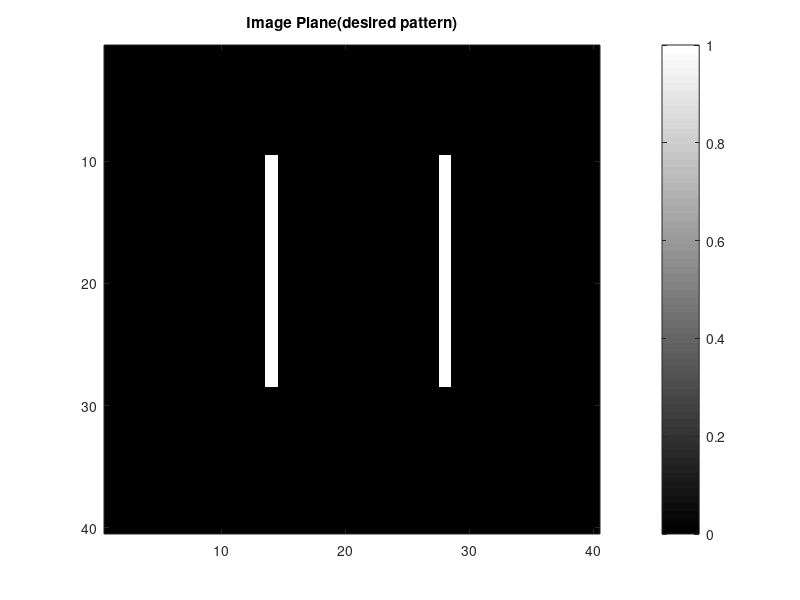

The MATLAB script that drew this image: (Note: this script raises an error after producing the figure.)
clc;
clear all;
close all;

% Data of Amplitude on the Image Plane

global lambda k AmpImage N M dW z;

% Data of Amplitude on the Image Plane
%40 by 40 lasers
AmpImage = [0 0 0 0 0 0 0 0 0 0 0 0 0 0 0 0 0 0 0 0 0 0 0 0 0 0 0 0 0 0 0 0 0 0 0 0 0 0 0 0
        0 0 0 0 0 0 0 0 0 0 0 0 0 0 0 0 0 0 0 0 0 0 0 0 0 0 0 0 0 0 0 0 0 0 0 0 0 0 0 0
        0 0 0 0 0 0 0 0 0 0 0 0 0 0 0 0 0 0 0 0 0 0 0 0 0 0 0 0 0 0 0 0 0 0 0 0 0 0 0 0
        0 0 0 0 0 0 0 0 0 0 0 0 0 0 0 0 0 0 0 0 0 0 0 0 0 0 0 0 0 0 0 0 0 0 0 0 0 0 0 0
        0 0 0 0 0 0 0 0 0 0 0 0 0 0 0 0 0 0 0 0 0 0 0 0 0 0 0 0 0 0 0 0 0 0 0 0 0 0 0 0
        0 0 0 0 0 0 0 0 0 0 0 0 0 0 0 0 0 0 0 0 0 0 0 0 0 0 0 0 0 0 0 0 0 0 0 0 0 0 0 0
        0 0 0 0 0 0 0 0 0 0 0 0 0 0 0 0 0 0 0 0 0 0 0 0 0 0 0 0 0 0 0 0 0 0 0 0 0 0 0 0
        0 0 0 0 0 0 0 0 0 0 0 0 0 0 0 0 0 0 0 0 0 0 0 0 0 0 0 0 0 0 0 0 0 0 0 0 0 0 0 0
        0 0 0 0 0 0 0 0 0 0 0 0 0 0 0 0 0 0 0 0 0 0 0 0 0 0 0 0 0 0 0 0 0 0 0 0 0 0 0 0
        0 0 0 0 0 0 0 0 0 0 0 0 0 1 0 0 0 0 0 0 0 0 0 0 0 0 0 1 0 0 0 0 0 0 0 0 0 0 0 0
        0 0 0 0 0 0 0 0 0 0 0 0 0 1 0 0 0 0 0 0 0 0 0 0 0 0 0 1 0 0 0 0 0 0 0 0 0 0 0 0
        0 0 0 0 0 0 0 0 0 0 0 0 0 1 0 0 0 0 0 0 0 0 0 0 0 0 0 1 0 0 0 0 0 0 0 0 0 0 0 0
        0 0 0 0 0 0 0 0 0 0 0 0 0 1 0 0 0 0 0 0 0 0 0 0 0 0 0 1 0 0 0 0 0 0 0 0 0 0 0 0
        0 0 0 0 0 0 0 0 0 0 0 0 0 1 0 0 0 0 0 0 0 0 0 0 0 0 0 1 0 0 0 0 0 0 0 0 0 0 0 0
        0 0 0 0 0 0 0 0 0 0 0 0 0 1 0 0 0 0 0 0 0 0 0 0 0 0 0 1 0 0 0 0 0 0 0 0 0 0 0 0
        0 0 0 0 0 0 0 0 0 0 0 0 0 1 0 0 0 0 0 0 0 0 0 0 0 0 0 1 0 0 0 0 0 0 0 0 0 0 0 0
        0 0 0 0 0 0 0 0 0 0 0 0 0 1 0 0 0 0 0 0 0 0 0 0 0 0 0 1 0 0 0 0 0 0 0 0 0 0 0 0
        0 0 0 0 0 0 0 0 0 0 0 0 0 1 0 0 0 0 0 0 0 0 0 0 0 0 0 1 0 0 0 0 0 0 0 0 0 0 0 0
        0 0 0 0 0 0 0 0 0 0 0 0 0 1 0 0 0 0 0 0 0 0 0 0 0 0 0 1 0 0 0 0 0 0 0 0 0 0 0 0
        0 0 0 0 0 0 0 0 0 0 0 0 0 1 0 0 0 0 0 0 0 0 0 0 0 0 0 1 0 0 0 0 0 0 0 0 0 0 0 0
        0 0 0 0 0 0 0 0 0 0 0 0 0 1 0 0 0 0 0 0 0 0 0 0 0 0 0 1 0 0 0 0 0 0 0 0 0 0 0 0
        0 0 0 0 0 0 0 0 0 0 0 0 0 1 0 0 0 0 0 0 0 0 0 0 0 0 0 1 0 0 0 0 0 0 0 0 0 0 0 0
        0 0 0 0 0 0 0 0 0 0 0 0 0 1 0 0 0 0 0 0 0 0 0 0 0 0 0 1 0 0 0 0 0 0 0 0 0 0 0 0
        0 0 0 0 0 0 0 0 0 0 0 0 0 1 0 0 0 0 0 0 0 0 0 0 0 0 0 1 0 0 0 0 0 0 0 0 0 0 0 0
        0 0 0 0 0 0 0 0 0 0 0 0 0 1 0 0 0 0 0 0 0 0 0 0 0 0 0 1 0 0 0 0 0 0 0 0 0 0 0 0
        0 0 0 0 0 0 0 0 0 0 0 0 0 1 0 0 0 0 0 0 0 0 0 0 0 0 0 1 0 0 0 0 0 0 0 0 0 0 0 0
        0 0 0 0 0 0 0 0 0 0 0 0 0 1 0 0 0 0 0 0 0 0 0 0 0 0 0 1 0 0 0 0 0 0 0 0 0 0 0 0
        0 0 0 0 0 0 0 0 0 0 0 0 0 1 0 0 0 0 0 0 0 0 0 0 0 0 0 1 0 0 0 0 0 0 0 0 0 0 0 0
        0 0 0 0 0 0 0 0 0 0 0 0 0 0 0 0 0 0 0 0 0 0 0 0 0 0 0 0 0 0 0 0 0 0 0 0 0 0 0 0
        0 0 0 0 0 0 0 0 0 0 0 0 0 0 0 0 0 0 0 0 0 0 0 0 0 0 0 0 0 0 0 0 0 0 0 0 0 0 0 0
        0 0 0 0 0 0 0 0 0 0 0 0 0 0 0 0 0 0 0 0 0 0 0 0 0 0 0 0 0 0 0 0 0 0 0 0 0 0 0 0
        0 0 0 0 0 0 0 0 0 0 0 0 0 0 0 0 0 0 0 0 0 0 0 0 0 0 0 0 0 0 0 0 0 0 0 0 0 0 0 0
        0 0 0 0 0 0 0 0 0 0 0 0 0 0 0 0 0 0 0 0 0 0 0 0 0 0 0 0 0 0 0 0 0 0 0 0 0 0 0 0
        0 0 0 0 0 0 0 0 0 0 0 0 0 0 0 0 0 0 0 0 0 0 0 0 0 0 0 0 0 0 0 0 0 0 0 0 0 0 0 0
        0 0 0 0 0 0 0 0 0 0 0 0 0 0 0 0 0 0 0 0 0 0 0 0 0 0 0 0 0 0 0 0 0 0 0 0 0 0 0 0
        0 0 0 0 0 0 0 0 0 0 0 0 0 0 0 0 0 0 0 0 0 0 0 0 0 0 0 0 0 0 0 0 0 0 0 0 0 0 0 0
        0 0 0 0 0 0 0 0 0 0 0 0 0 0 0 0 0 0 0 0 0 0 0 0 0 0 0 0 0 0 0 0 0 0 0 0 0 0 0 0
        0 0 0 0 0 0 0 0 0 0 0 0 0 0 0 0 0 0 0 0 0 0 0 0 0 0 0 0 0 0 0 0 0 0 0 0 0 0 0 0
        0 0 0 0 0 0 0 0 0 0 0 0 0 0 0 0 0 0 0 0 0 0 0 0 0 0 0 0 0 0 0 0 0 0 0 0 0 0 0 0
        0 0 0 0 0 0 0 0 0 0 0 0 0 0 0 0 0 0 0 0 0 0 0 0 0 0 0 0 0 0 0 0 0 0 0 0 0 0 0 0
        ];

PhaseImage = (rand(20, 20) - 0.5);
% AmpImage = AmpImage .* exp(1i * PhaseImage);
figure;
imagesc(abs(AmpImage));
colormap gray
colorbar
title('Image Plane(desired pattern)')

dW = 20e-6; %Spacing between elements
z = 50e-6; % Distance of Image plane from the resonator plane

lambda = 1.550e-6;
k = 2 * pi / lambda;
[N, M] = size(AmpImage); % Image plane discretization size
E_Sample = zeros(N, M); % initial an array to store sample image for calculation

E_Sample = HelperClass.supperposition(E_Sample);

E_Sample = normalize(E_Sample);

figure;
imagesc(abs(E_Sample), [0 1]);
colormap jet
colorbar
title('Sample Plane Amplitude')

figure;
imagesc(angle(E_Sample));
colormap jet
colorbar
title('Sample Plane Phase')

E_Sample_Intensity = (abs(E_Sample)).^2;
E_Sample_Intensity = Binarize(E_Sample_Intensity);
figure;
imagesc(E_Sample_Intensity);
colormap jet
colorbar
title('Sample Plane Intensity (Binarized)')

E_Sample_Phase = quantizePhase(angle(E_Sample));
% E_Sample_Phase = (angle(E_Sample));
figure;
imagesc(E_Sample_Phase);
colormap jet;
colorbar;
title('Sample Plane Quantized Phase');

E_Sample_recovered = E_Sample_Intensity .* exp(-1i * E_Sample_Phase);
E_Image_recovered = supperposition(E_Sample_recovered);
E_Image_recovered = normalize(E_Image_recovered);
figure;
imagesc(abs(E_Image_recovered), [0.1 1]);
colormap jet;
colorbar;
title('Recovered Image Plane Intensity');

function E_Sample = supperposition(E_Sample)

    [M, N] = size(E_Sample);

    for ii = 1:M

        for jj = 1:N

            E_Sample = E_Sample + Green(ii, jj);
        end

    end

end

function quantizedPhase = quantizePhase(Array)

    [M, N] = size(Array);
    quantized = [-pi, -pi / 2, 0, pi / 2, pi]; % four level quantization
    % quantized = [-pi,-3*pi / 4 -pi / 2, -pi / 4, 0, pi / 4, pi / 2,3*pi / 4 pi]; % eight level quantization

    for ii = 1:M

        for jj = 1:N
            [~, idx] = min(abs(quantized - Array(ii, jj)));
            Array(ii, jj) = quantized(idx);

        end

    end

    quantizedPhase = Array;
end

function BinarizedArray = Binarize(Array)

    [M, N] = size(Array);

    for ii = 1:M

        for jj = 1:N

            if (Array(ii, jj) >= 0.25)% half amplitude
                Array(ii, jj) = 1;
            else
                Array(ii, jj) = 0;
            end

        end

    end

    BinarizedArray = Array;

end

function E_Sample = Green(coordImageX, coordImageY)

    global lambda k AmpImage N M dW z;
    [N, M] = size(AmpImage);
    amplitude = AmpImage(coordImageX, coordImageY); % inversely solved electric field at the sample plane

    SamplePlane = zeros(N, M); % electric field at sample plane.

    [coordSampleX, coordSampleY] = meshgrid((1:N) * dW, (1:M) * dW);

    for ii = 1:N

        for jj = 1:M

            distance = (((coordImageX - ii) * dW)^2 + ((coordImageY - jj) * dW)^2 + z^2)^(-0.5);
            SamplePlane(ii, jj) = amplitude * distance * exp(1i * k * distance);

        end

    end

    E_Sample = SamplePlane;
end

function normalizedIntensity = normalize(Original)
    [M, N] = size(Original);
    Emax = max(max(abs(Original)));

    for ii = 1:M

        for jj = 1:N

            Original(ii, jj) = Original(ii, jj) / Emax;

        end

    end

    normalizedIntensity = Original;
end
